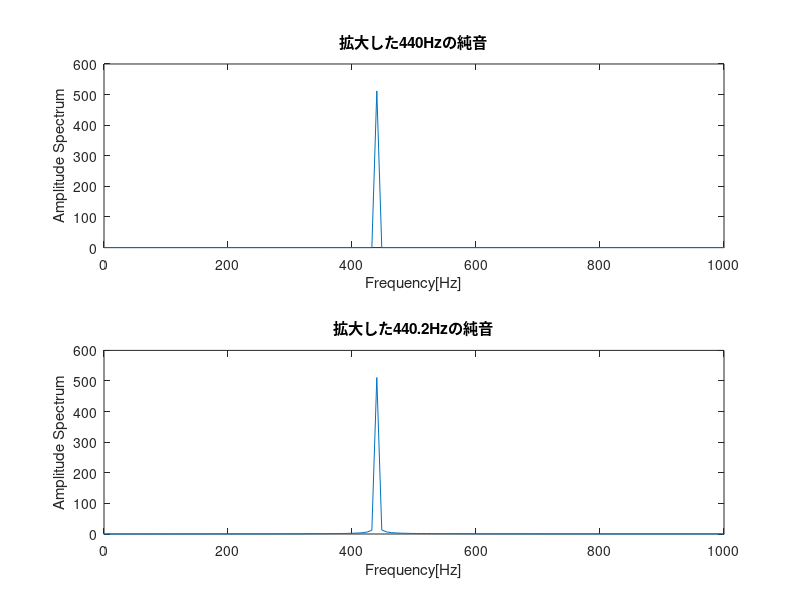
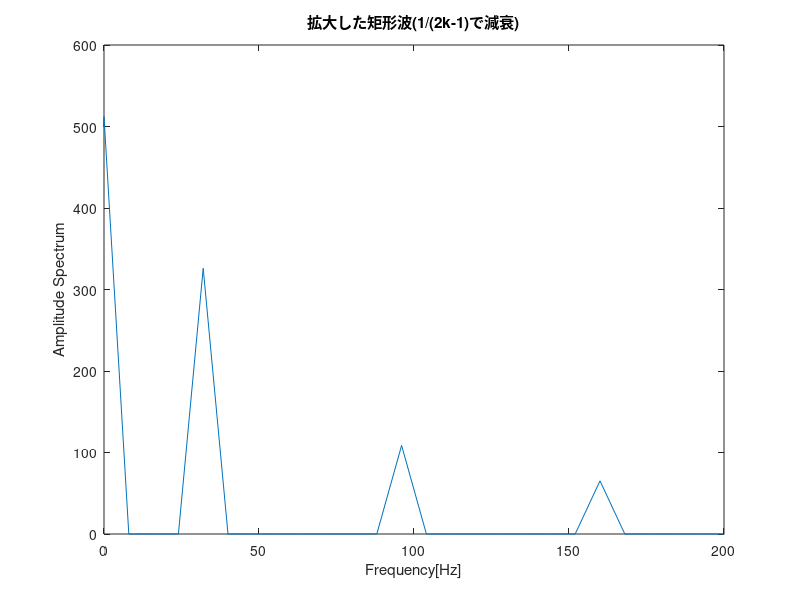
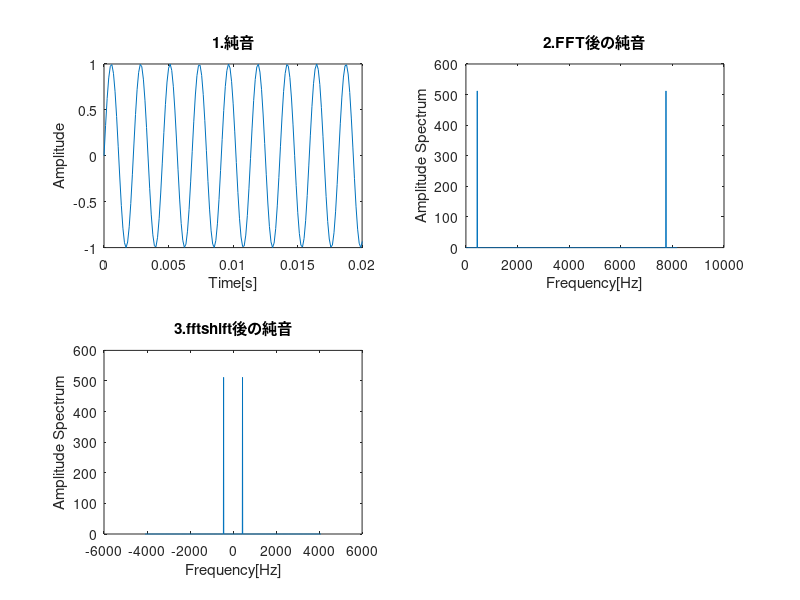
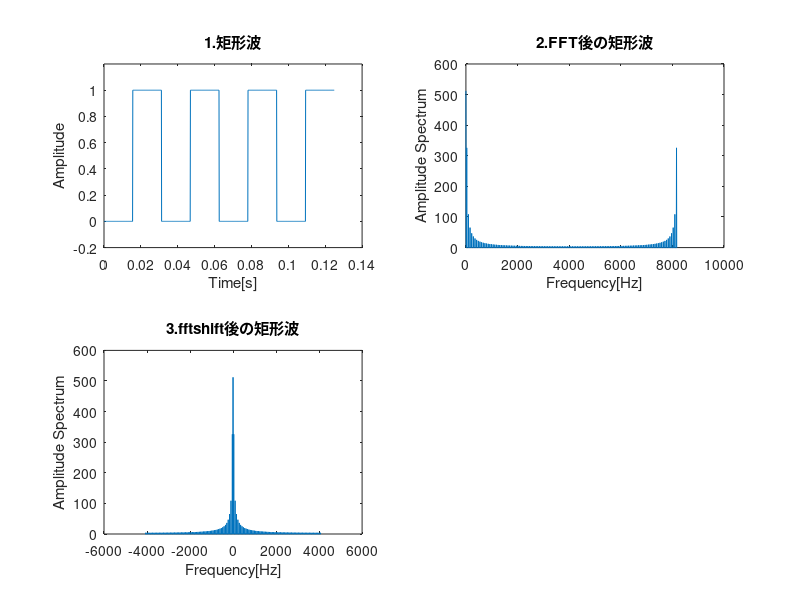

Reproduce these figures in MATLAB, in order.
close all;
clear;

Fs = 8192;             % sampling rate = 8192Hz
t = [0:Fs-1]/Fs;       % 1sec   

% ((1024points/8192hz)^-1 = 8hz)
fscale2 = [0:8:8191];       % scale of freq1
fscale3 = [-Fs/2:8:Fs/2-8]; % scale of freq2

pure440hz = sin(2*pi*440*t);   % sin wave of 440hz
pure4402Hz = sin(2*pi*440.2*t);  % sin wave of 440.2hz

smpld440hz = pure440hz(1:1024);        % sampling(1024 points of sin wave)
pure4402Hz = pure4402Hz(1:1024);       % sampling

freq440hz = fft(smpld440hz);          % fft y1
freq4402hz = fft(pure4402Hz);          % fft y2
freq440hz = abs(freq440hz);
freq4402hz = abs(freq4402hz);
shiftedFreq440hz = fftshift(freq440hz);  % - <-----> +
shiftedFreq4402hz = fftshift(freq4402hz);

%%%%%% plots of pure tone %%%%%
figure;
subplot(2, 1, 1);
plot(fscale3,shiftedFreq440hz);
axis([0 1000,0 600]);
xlabel('Frequency[Hz]');
ylabel('Amplitude Spectrum');
title('拡大した440Hzの純音');

subplot(2, 1, 2);
plot(fscale3,shiftedFreq4402hz);
axis([0 1000,0 600]);
xlabel('Frequency[Hz]');
ylabel('Amplitude Spectrum');
title('拡大した440.2Hzの純音');


%矩形波
zeroArea=zeros(1,128);
oneArea=ones(1,128);

cycleOfSquare=[zeroArea oneArea];         % 1 cycle of square wave(0x128-1x128)
fourCycle=[cycleOfSquare cycleOfSquare cycleOfSquare cycleOfSquare];  % 4 cycle of square wave
t2=[0:Fs/8-1]/Fs;  % 1/8sec

X=fft(fourCycle);         % fft 
X=abs(X);          
Xshift=fftshift(X); % - <---> + 

figure;

plot(fscale3,Xshift);
axis([0 200,0 600]);
xlabel('Frequency[Hz]');
ylabel('Amplitude Spectrum');
title('拡大した矩形波(1/(2k-1)で減衰)');


%%%%%%%%%%%%%%%%%%%%%レポート用のグラフ%%%%%%%%%%%%%%%%%%%%%


%正弦波のグラフ
figure;

subplot(2,2,1);
plot(t,pure440hz);
axis([0 0.02,-1 1]);
xlabel('Time[s]');
ylabel('Amplitude');
title('1.純音');

subplot(2,2,2);
plot(fscale2,freq440hz);
xlabel('Frequency[Hz]');
ylabel('Amplitude Spectrum');
title('2.FFT後の純音');

subplot(2,2,3);
plot(fscale3,shiftedFreq440hz);
xlabel('Frequency[Hz]');
ylabel('Amplitude Spectrum');
title('3.fftshift後の純音');

%矩形波のグラフ
figure;

subplot(2,2,1);
plot(t2,fourCycle);
axis([0 0.14,-0.2 1.2]);
xlabel('Time[s]');
ylabel('Amplitude');
title('1.矩形波');

subplot(2,2,2);
plot(fscale2,X);
xlabel('Frequency[Hz]');
ylabel('Amplitude Spectrum');
title('2.FFT後の矩形波');

subplot(2,2,3);
plot(fscale3,Xshift);
xlabel('Frequency[Hz]');
ylabel('Amplitude Spectrum');
title('3.fftshift後の矩形波');

